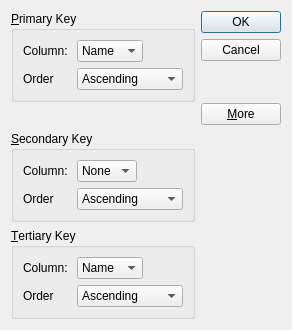
<?xml version="1.0" encoding="UTF-8"?>
<ui version="4.0">
 <class>SortDialog</class>
 <widget class="QDialog" name="SortDialog">
  <property name="geometry">
   <rect>
    <x>0</x>
    <y>0</y>
    <width>292</width>
    <height>330</height>
   </rect>
  </property>
  <property name="windowTitle">
   <string>SortDialog</string>
  </property>
  <layout class="QGridLayout" name="gridLayout_4">
   <item row="0" column="0">
    <widget class="QGroupBox" name="groupBoxPrimary">
     <property name="title">
      <string>&amp;Primary Key</string>
     </property>
     <property name="flat">
      <bool>false</bool>
     </property>
     <layout class="QGridLayout" name="gridLayout">
      <item row="0" column="0">
       <widget class="QLabel" name="label">
        <property name="text">
         <string>Column: </string>
        </property>
       </widget>
      </item>
      <item row="0" column="1">
       <widget class="QComboBox" name="PrimaryColomn">
        <item>
         <property name="text">
          <string>Name</string>
         </property>
        </item>
        <item>
         <property name="text">
          <string>Phone</string>
         </property>
        </item>
        <item>
         <property name="text">
          <string>Email</string>
         </property>
        </item>
       </widget>
      </item>
      <item row="0" column="2">
       <spacer name="horizontalSpacer">
        <property name="orientation">
         <enum>Qt::Horizontal</enum>
        </property>
        <property name="sizeHint" stdset="0">
         <size>
          <width>40</width>
          <height>20</height>
         </size>
        </property>
       </spacer>
      </item>
      <item row="1" column="0">
       <widget class="QLabel" name="label_2">
        <property name="text">
         <string>Order</string>
        </property>
       </widget>
      </item>
      <item row="1" column="1" colspan="2">
       <widget class="QComboBox" name="PrimaryOrder">
        <item>
         <property name="text">
          <string>Ascending</string>
         </property>
        </item>
        <item>
         <property name="text">
          <string>Descending</string>
         </property>
        </item>
       </widget>
      </item>
     </layout>
    </widget>
   </item>
   <item row="0" column="1" rowspan="2">
    <layout class="QVBoxLayout" name="verticalLayout">
     <item>
      <widget class="QPushButton" name="ButtonOK">
       <property name="text">
        <string>OK</string>
       </property>
      </widget>
     </item>
     <item>
      <widget class="QPushButton" name="ButtonCancel">
       <property name="text">
        <string>Cancel</string>
       </property>
      </widget>
     </item>
     <item>
      <spacer name="verticalSpacer_2">
       <property name="orientation">
        <enum>Qt::Vertical</enum>
       </property>
       <property name="sizeHint" stdset="0">
        <size>
         <width>20</width>
         <height>0</height>
        </size>
       </property>
      </spacer>
     </item>
     <item>
      <widget class="QPushButton" name="ButtonMore">
       <property name="text">
        <string>&amp;More</string>
       </property>
       <property name="checkable">
        <bool>true</bool>
       </property>
      </widget>
     </item>
    </layout>
   </item>
   <item row="1" column="0">
    <spacer name="verticalSpacer">
     <property name="orientation">
      <enum>Qt::Vertical</enum>
     </property>
     <property name="sizeHint" stdset="0">
      <size>
       <width>20</width>
       <height>0</height>
      </size>
     </property>
    </spacer>
   </item>
   <item row="2" column="0">
    <widget class="QGroupBox" name="groupBoxSecondary">
     <property name="title">
      <string>&amp;Secondary Key</string>
     </property>
     <property name="flat">
      <bool>false</bool>
     </property>
     <layout class="QGridLayout" name="gridLayout_2">
      <item row="0" column="0">
       <widget class="QLabel" name="label_3">
        <property name="text">
         <string>Column: </string>
        </property>
       </widget>
      </item>
      <item row="1" column="0">
       <widget class="QLabel" name="label_4">
        <property name="text">
         <string>Order</string>
        </property>
       </widget>
      </item>
      <item row="1" column="1" colspan="2">
       <widget class="QComboBox" name="SecondaryOrder">
        <item>
         <property name="text">
          <string>Ascending</string>
         </property>
        </item>
        <item>
         <property name="text">
          <string>Descending</string>
         </property>
        </item>
       </widget>
      </item>
      <item row="0" column="2">
       <spacer name="horizontalSpacer_2">
        <property name="orientation">
         <enum>Qt::Horizontal</enum>
        </property>
        <property name="sizeHint" stdset="0">
         <size>
          <width>40</width>
          <height>20</height>
         </size>
        </property>
       </spacer>
      </item>
      <item row="0" column="1">
       <widget class="QComboBox" name="SecondaryColomn">
        <item>
         <property name="text">
          <string>None</string>
         </property>
        </item>
        <item>
         <property name="text">
          <string>A</string>
         </property>
        </item>
        <item>
         <property name="text">
          <string>B</string>
         </property>
        </item>
        <item>
         <property name="text">
          <string>C</string>
         </property>
        </item>
       </widget>
      </item>
     </layout>
    </widget>
   </item>
   <item row="3" column="0">
    <widget class="QGroupBox" name="groupBoxTertiary">
     <property name="title">
      <string>&amp;Tertiary Key</string>
     </property>
     <property name="flat">
      <bool>false</bool>
     </property>
     <layout class="QGridLayout" name="gridLayout_3">
      <item row="0" column="0">
       <widget class="QLabel" name="label_5">
        <property name="text">
         <string>Column: </string>
        </property>
       </widget>
      </item>
      <item row="0" column="1">
       <widget class="QComboBox" name="TertiaryColomn">
        <item>
         <property name="text">
          <string>Name</string>
         </property>
        </item>
        <item>
         <property name="text">
          <string>Phone</string>
         </property>
        </item>
        <item>
         <property name="text">
          <string>Email</string>
         </property>
        </item>
       </widget>
      </item>
      <item row="0" column="2">
       <spacer name="horizontalSpacer_3">
        <property name="orientation">
         <enum>Qt::Horizontal</enum>
        </property>
        <property name="sizeHint" stdset="0">
         <size>
          <width>40</width>
          <height>20</height>
         </size>
        </property>
       </spacer>
      </item>
      <item row="1" column="0">
       <widget class="QLabel" name="label_6">
        <property name="text">
         <string>Order</string>
        </property>
       </widget>
      </item>
      <item row="1" column="1" colspan="2">
       <widget class="QComboBox" name="TertiaryOrder">
        <item>
         <property name="text">
          <string>Ascending</string>
         </property>
        </item>
        <item>
         <property name="text">
          <string>Descending</string>
         </property>
        </item>
       </widget>
      </item>
     </layout>
    </widget>
   </item>
  </layout>
 </widget>
 <resources/>
 <connections>
  <connection>
   <sender>ButtonMore</sender>
   <signal>clicked(bool)</signal>
   <receiver>groupBoxSecondary</receiver>
   <slot>setVisible(bool)</slot>
   <hints>
    <hint type="sourcelabel">
     <x>258</x>
     <y>112</y>
    </hint>
    <hint type="destinationlabel">
     <x>184</x>
     <y>176</y>
    </hint>
   </hints>
  </connection>
  <connection>
   <sender>ButtonMore</sender>
   <signal>toggled(bool)</signal>
   <receiver>groupBoxTertiary</receiver>
   <slot>setVisible(bool)</slot>
   <hints>
    <hint type="sourcelabel">
     <x>237</x>
     <y>107</y>
    </hint>
    <hint type="destinationlabel">
     <x>186</x>
     <y>278</y>
    </hint>
   </hints>
  </connection>
  <connection>
   <sender>ButtonOK</sender>
   <signal>clicked()</signal>
   <receiver>SortDialog</receiver>
   <slot>accept()</slot>
   <hints>
    <hint type="sourcelabel">
     <x>232</x>
     <y>28</y>
    </hint>
    <hint type="destinationlabel">
     <x>268</x>
     <y>209</y>
    </hint>
   </hints>
  </connection>
  <connection>
   <sender>ButtonCancel</sender>
   <signal>clicked()</signal>
   <receiver>SortDialog</receiver>
   <slot>reject()</slot>
   <hints>
    <hint type="sourcelabel">
     <x>275</x>
     <y>60</y>
    </hint>
    <hint type="destinationlabel">
     <x>267</x>
     <y>252</y>
    </hint>
   </hints>
  </connection>
 </connections>
</ui>
